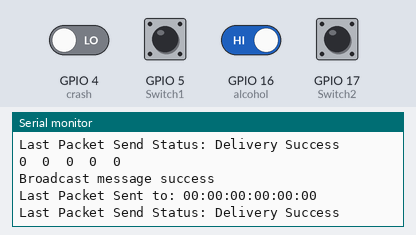
Recording of a program running on a simulated ESP32. Parts: the last lines printed to the serial monitor. The inputs (shaded band) are chosen by the test bench; at power-on: GPIO 5 (Switch1), GPIO 16 (alcohol), GPIO 17 (Switch2) HIGH, GPIO 4 (crash) LOW.

Above: at 1.2 s.
1.3 s: GPIO 4 (crash) driven HIGH
At 1.32 s:
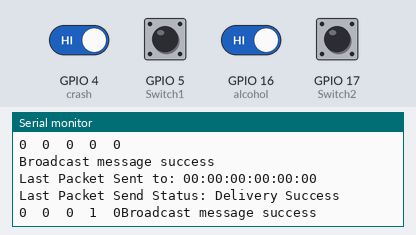
4.3 s: GPIO 5 (Switch1) pulled LOW for 0.15 s
At 4.42 s:
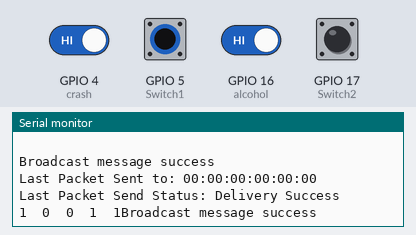
7.4 s: GPIO 16 (alcohol) driven LOW
8.9 s: GPIO 4 (crash) driven LOW
At 9.9 s:
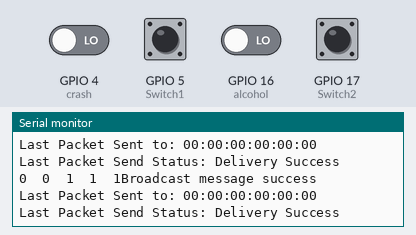

The program:

main.cpp
```cpp
#include <Arduino.h>
#include <WiFi.h>
#include <esp_now.h>
#include <broadcast_lib.cpp>

#define Switch1 5
#define Switch2 17
#define alcohol 16
#define crash 4

int crash_state = 0;

void ESP_Now_Init_cb()
{
  // Initialize ESP-NOW
  if (esp_now_init() == ESP_OK)
  {
    Serial.println("ESP-NOW Init Success");
    // esp_now_register_recv_cb(receiveCallback);
    esp_now_register_send_cb(sentCallback);
  }
  else
  {
    Serial.println("ESP-NOW Init Failed");
    delay(3000);
    ESP.restart();
  }
}

void WIFI_Init()
{
  // Set ESP32 in STA mode to begin with, Print MAC address, Disconnect from WiFi
  WiFi.mode(WIFI_STA);
  Serial.println("ESP-NOW Broadcast Demo");
  Serial.print("MAC Address: ");
  Serial.println(WiFi.macAddress());
  WiFi.disconnect();
}

void setup()
{
  Serial.begin(115200);
  MAC_ADD_Print();
  WIFI_Init();
  ESP_Now_Init_cb();

  pinMode(Switch1, INPUT_PULLUP);
  pinMode(Switch2, INPUT_PULLUP);
  pinMode(alcohol, INPUT);
  pinMode(crash, INPUT);
}

void loop()
{
  Serial.print(!digitalRead(Switch1));
  Serial.print("  ");
  Serial.print(!digitalRead(Switch2));
  Serial.print("  ");
  Serial.print(!digitalRead(alcohol));
  Serial.print("  ");
  Serial.print(digitalRead(crash));
  Serial.print("  ");
  Serial.print(crash_state);

  if (digitalRead(crash) == 1)
  {
    crash_state = 1; // Crash detected, set state to 1

    // Broadcast crash state immediately
    char buffer[100];
    sprintf(buffer, "Switch1 = %d, Switch2 = %d, Alcohol = %d, Crash = %d", !digitalRead(Switch1), !digitalRead(Switch2), !digitalRead(alcohol), crash_state);
    broadcast(buffer);

    // Wait for 30 seconds (30000 milliseconds)
    delay(3000);

    // After the delay, re-read the crash sensor
    if (digitalRead(crash) == 1)
    {
      crash_state = 1; // Still detecting crash
    }
    else
    {
      crash_state = 0; // Crash condition cleared
    }
  }

  Serial.println("  ");

  // Update broadcast with the current sensor states including updated crash_state
  char buffer[100];
  sprintf(buffer, "Switch1 = %d, Switch2 = %d, Alcohol = %d, Crash = %d", !digitalRead(Switch1), !digitalRead(Switch2), !digitalRead(alcohol), crash_state);
  broadcast(buffer);

  delay(100);
}
```

broadcast_lib.cpp
```cpp
// Include Libraries
#include <WiFi.h>
#include <esp_now.h>

void canSet1();
void canSet2();

void formatMacAddress(const uint8_t *macAddr, char *buffer, int maxLength)
// Formats MAC Address
{
  snprintf(buffer, maxLength, "%02x:%02x:%02x:%02x:%02x:%02x", macAddr[0], macAddr[1], macAddr[2], macAddr[3], macAddr[4], macAddr[5]);
}


void receiveCallback(const uint8_t *macAddr, const uint8_t *data, int dataLen)
// Called when data is received
{
  // Only allow a maximum of 250 characters in the message + a null terminating byte
  char buffer[ESP_NOW_MAX_DATA_LEN + 1];
  int msgLen = min(ESP_NOW_MAX_DATA_LEN, dataLen);
  strncpy(buffer, (const char *)data, msgLen);

  // Make sure we are null terminated
  buffer[msgLen] = 0;

  // Format the MAC address
  char macStr[18];
  formatMacAddress(macAddr, macStr, 18);

  Serial.printf("Received message from: %s - %s\n", macStr, buffer);

}

void sentCallback(const uint8_t *macAddr, esp_now_send_status_t status)
// Called when data is sent
{
  char macStr[18];
  formatMacAddress(macAddr, macStr, 18);
  Serial.print("Last Packet Sent to: ");
  Serial.println(macStr);
  Serial.print("Last Packet Send Status: ");
  Serial.println(status == ESP_NOW_SEND_SUCCESS ? "Delivery Success" : "Delivery Fail");
}


void broadcast(String message)
// Emulates a broadcast
{
  // Broadcast a message to every device in range
  uint8_t broadcastAddress[] = {0xFF, 0xFF, 0xFF, 0xFF, 0xFF, 0xFF};
  esp_now_peer_info_t peerInfo = {};
  memcpy(&peerInfo.peer_addr, broadcastAddress, 6);
  if (!esp_now_is_peer_exist(broadcastAddress))
  {
    esp_now_add_peer(&peerInfo);
  }
  // Send message
  esp_err_t result = esp_now_send(broadcastAddress, (const uint8_t *)message.c_str(), message.length());

  // Print results to serial monitor
  if (result == ESP_OK)
  {
    Serial.println("Broadcast message success");
  }
  else if (result == ESP_ERR_ESPNOW_NOT_INIT)
  {
    Serial.println("ESP-NOW not Init.");
  }
  else if (result == ESP_ERR_ESPNOW_ARG)
  {
    Serial.println("Invalid Argument");
  }
  else if (result == ESP_ERR_ESPNOW_INTERNAL)
  {
    Serial.println("Internal Error");
  }
  else if (result == ESP_ERR_ESPNOW_NO_MEM)
  {
    Serial.println("ESP_ERR_ESPNOW_NO_MEM");
  }
  else if (result == ESP_ERR_ESPNOW_NOT_FOUND)
  {
    Serial.println("Peer not found.");
  }
  else
  {
    Serial.println("Unknown error");
  }
}


void MAC_ADD_Print(){
  // Set ESP32 in STA mode to begin with, Print MAC address, Disconnect from WiFi
  WiFi.mode(WIFI_STA);
  // Serial.println("ESP-NOW Broadcast Demo");
  Serial.print("MAC Address: ");
  Serial.println(WiFi.macAddress());
  WiFi.disconnect();
}
```

Measured:
- after the input at 1.3 s, the serial monitor: prints a new line at once (image 1)
- after the input at 4.3 s, the serial monitor: prints a new line after 0.12 s (image 2)
